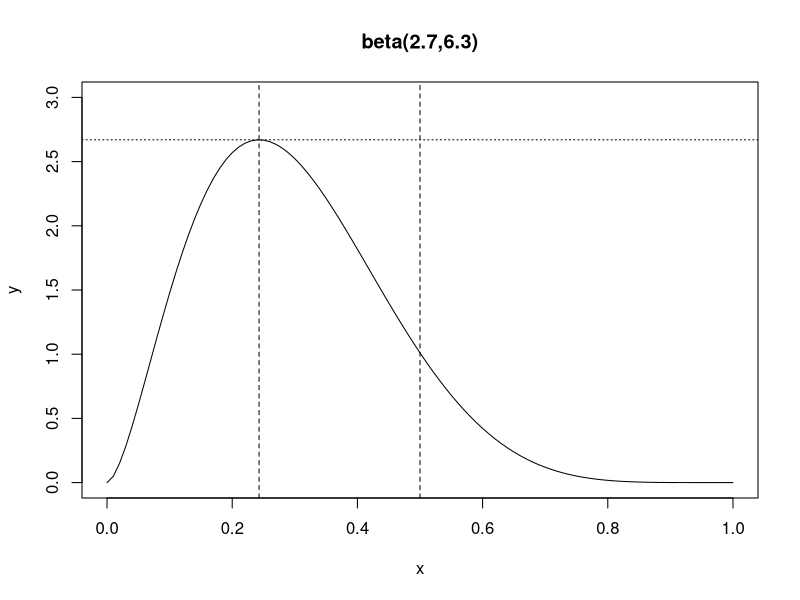
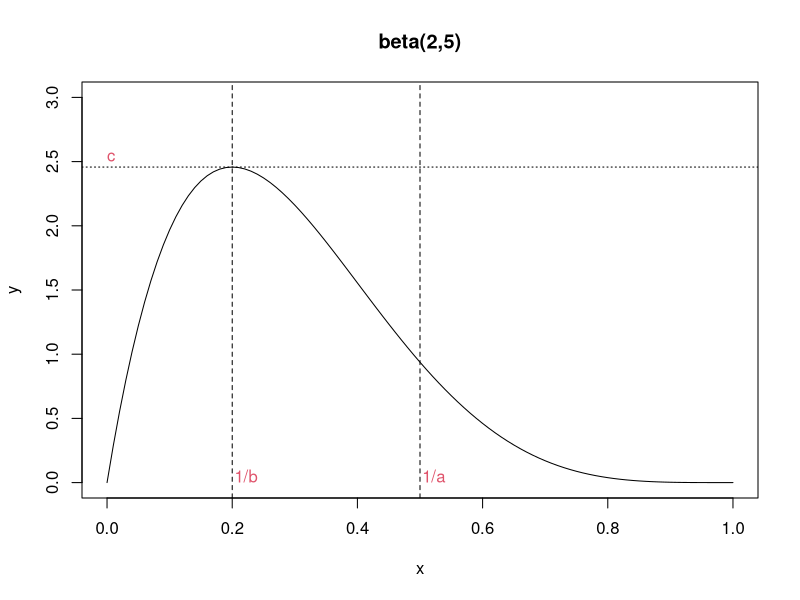
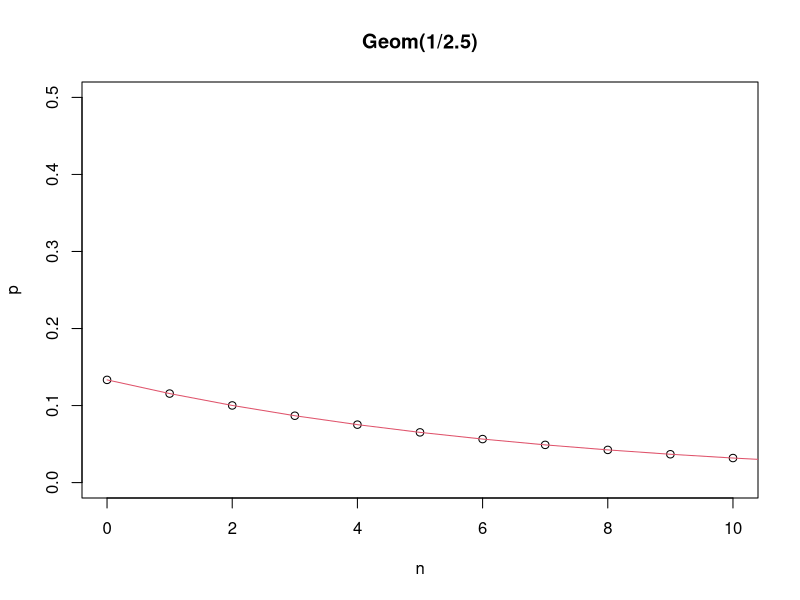

Recreate these plots in R, in order.
## ---- chunk 1
cuckoo_egg <- c(22.0, 23.9, 20.9, 23.8, 25.0, 24.0, 21.7, 23.8, 22.8, 23.1, 23.1, 23.5, 23.0, 23.0)
max(cuckoo_egg)
mean(log(max(cuckoo_egg))-log(cuckoo_egg))^(-1)
## ---- chunk 2
plot(c(0,1), c(0,3), type = "n",main="beta(2.7,6.3)",xlab ="x", ylab ="y")
curve(dbeta(x,2.7,6.3, ncp = 0, log = FALSE),0,1,add =T)
abline(h=dbeta((2.7-1)/(2.7+6.3-2),2.7,6.3, ncp = 0, log = FALSE),lty=3)
abline(v=(2.7-1)/(2.7+6.3-2),lty=2);abline(v=0.5,lty=2)

plot(c(0,1), c(0,3), type = "n",main="beta(2,5)",xlab ="x", ylab ="y")
curve(dbeta(x,2,5, ncp = 0, log = FALSE),0,1,add =T)
abline(h=dbeta((2-1)/(2+5-2),2,5, ncp = 0, log = FALSE),lty=3);text(0,2.5, "c", col = 2, adj = c(0,0))
abline(v=(2-1)/(2+5-2),lty=2);text(0.2,0, "1/b", col = 2, adj = c(-.1,0));abline(v=1/2,lty=2);text(0.5,0, "1/a", col = 2, adj = c(-.1,0))

plot(c(0,10), c(0,0.5), type = "n",main="Geom(1/2.5)",xlab ="n", ylab ="p")
points(c(0:20),dgeom(c(0:20), 1/7.5, log = FALSE))
lines(c(0:20), dgeom(c(0:20), 1/7.5, log = FALSE), col = 2)
